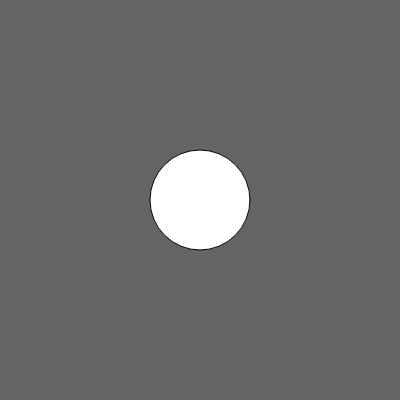
Frame 1 (no input)
Frame 60 (no input): identical to frame 1, image omitted
Frame 120 (the mouse pressed at the canvas centre since frame 60): identical to frame 1, image omitted

The p5.js sketch that drew this single still picture (run headless with seeded random() and noise() and a simulated clock; from frame 60 on, the mouse is pressed at the canvas centre):

// p5.js sketch
// ── sketch.js
function setup() {
  createCanvas(400, 400);
}

function draw() {
  background(100);
  ellipse(200, 200, 100, 100);
}

// Anatomy of a function: ellipse()
